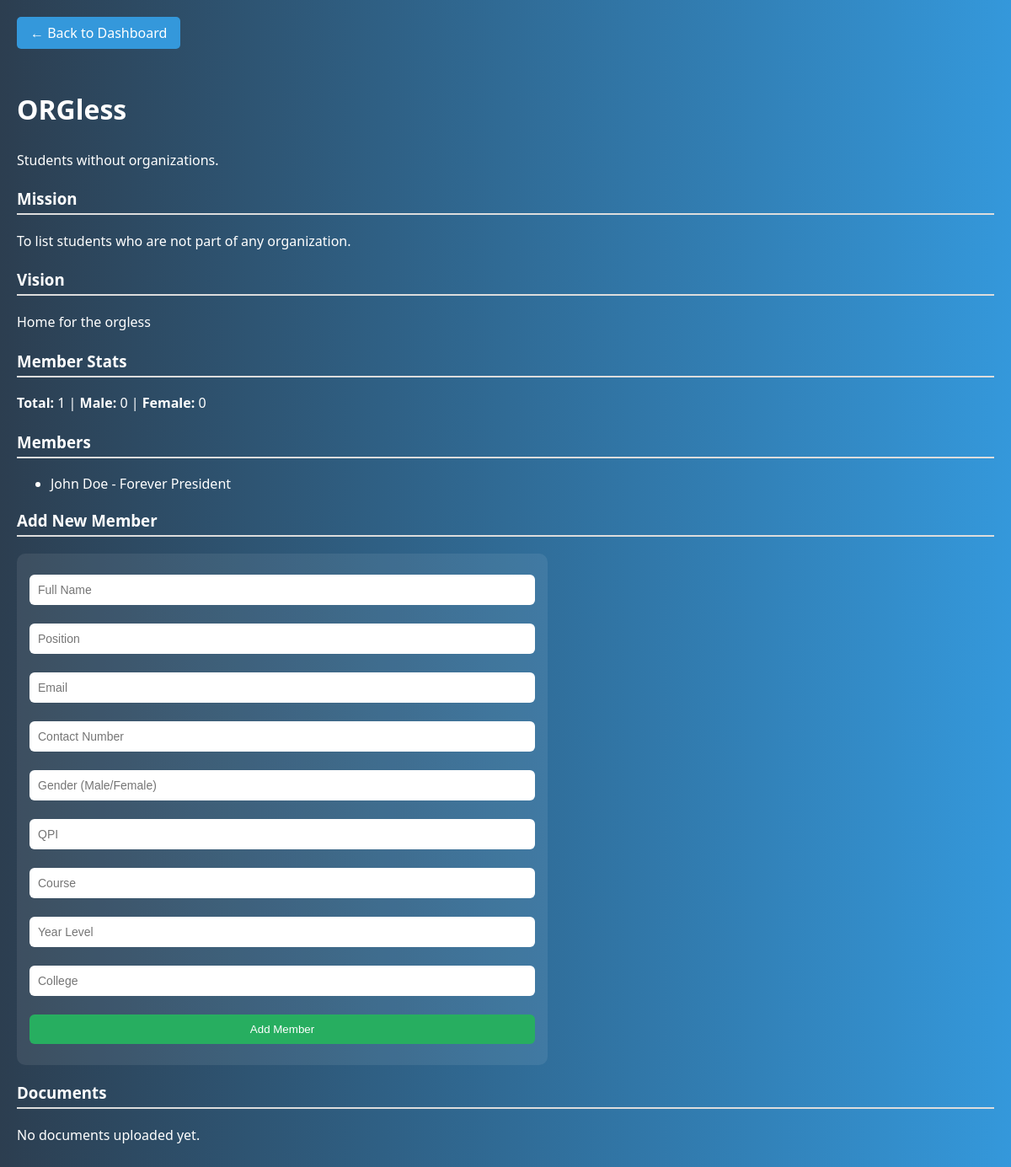
The app's page /organization/27 with its own data.
### tables this page shows
CREATE TABLE organizations (
        id INTEGER PRIMARY KEY AUTOINCREMENT,
        name TEXT NOT NULL,
        description TEXT,
        mission TEXT,
        vision TEXT,
        status TEXT DEFAULT 'Pending'
    );

CREATE TABLE members (
        id INTEGER PRIMARY KEY AUTOINCREMENT,
        org_id INTEGER,
        full_name TEXT,
        position TEXT,
        email TEXT,
        contact_no TEXT,
        sex TEXT,
        qpi REAL,
        course TEXT,
        year_level TEXT,
        college TEXT,
        FOREIGN KEY (org_id) REFERENCES organizations(id)
    );

### app.py (the view, shortened to what this page needs)
@app.route('/organization/<int:org_id>', methods=['GET', 'POST'])
def view_organization(org_id):
    db = get_db()
    org = db.execute('SELECT * FROM organizations WHERE id = ?', (org_id,)).fetchone()
    members = db.execute('''
        SELECT position, full_name, sex AS gender, qpi, id
        FROM members
        WHERE org_id = ?
    ''', (org_id,)).fetchall()
    documents = db.execute('SELECT * FROM documents WHERE org_id = ?', (org_id,)).fetchall()
    total_members = len(members)
    male_count = sum(1 for m in members if m['gender'] == 'Male')
    female_count = sum(1 for m in members if m['gender'] == 'Female')
    return render_template('organization_view.html',
                           org=org,
                           members=members,
                           documents=documents,
                           total_members=total_members,
                           male_count=male_count,
                           female_count=female_count)

### app.py (called while the page is built)
def get_db():
    db = getattr(g, '_database', None)
    if db is None:
        db = g._database = sqlite3.connect(DATABASE)
        db.row_factory = sqlite3.Row
    return db

@app.teardown_appcontext
def close_connection(exception):
    db = getattr(g, '_database', None)
    if db is not None:
        db.close()

### templates/organization_view.html (shortened to what this page needs)
{% extends 'base.html' %}
{% block content %}
<a href="{{ url_for('sacdev_dashboard') }}" class="back-btn">← Back to Dashboard</a>
<h2>{{ org.name }}</h2>
<p>{{ org.description }}</p>
<h3>Mission</h3>
<p>{{ org.mission }}</p>
<h3>Vision</h3>
<p>{{ org.vision }}</p>
<h3>Member Stats</h3>
<p><strong>Total:</strong> {{ total_members }} | <strong>Male:</strong> {{ male_count }} | <strong>Female:</strong> {{ female_count }}</p>
<h3>Members</h3>
<ul>
  {% for member in members %}
    <li>{{ member.full_name }} - {{ member.position }}</li>
  {% else %}
    <p>No members yet.</p>
  {% endfor %}
</ul>
<h3>Add New Member</h3>
<form method="POST" style="max-width: 600px;">
  <input type="text" name="full_name" placeholder="Full Name" required>
  <input type="text" name="position" placeholder="Position" required>
  <input type="email" name="email" placeholder="Email">
  <input type="text" name="contact_no" placeholder="Contact Number">
  <input type="text" name="sex" placeholder="Gender (Male/Female)">
  <input type="number" step="0.01" name="qpi" placeholder="QPI">
  <input type="text" name="course" placeholder="Course">
  <input type="text" name="year_level" placeholder="Year Level">
  <input type="text" name="college" placeholder="College">
  <button type="submit" class="submit-btn" style="width: 100%;">Add Member</button>
</form>
<h3>Documents</h3>
{% if documents %}
<ul>
  {% for doc in documents %}
    <li>{{ doc.title }} - <a href="{{ url_for('static', filename=doc.file_path) }}" target="_blank">View</a></li>
  {% endfor %}
</ul>
{% else %}
<p>No documents uploaded yet.</p>
{% endif %}
{% endblock %}

### static/styles.css (style rules this page uses)
body { font-family: Arial, sans-serif; background-color: #f4f4f4; }
input, button { width: 100%; margin: 10px 0; padding: 10px; }
button { background-color: #007bff; color: white; border: none; }
body { margin: 0; font-family: 'Segoe UI', sans-serif; background: linear-gradient(to right, #2c3e50, #3498db); color: white; }

### templates/organization_view.html (style rules this page uses)
body { font-family: 'Segoe UI', Tahoma, Geneva, Verdana, sans-serif; background-color: #2c3e50; margin: 0; padding: 20px; color: white; }
h2 { margin-top: 30px; font-size: 2em; }
h3 { margin-top: 20px; border-bottom: 2px solid #ddd; padding-bottom: 5px; }
p { line-height: 1.6; margin-bottom: 15px; color: white; }
a { color: #3498db; text-decoration: none; }
form { margin-top: 20px; background-color: rgba(255, 255, 255, 0.08); padding: 15px; border-radius: 10px; }
input[type="text"], input[type="email"], input[type="number"] { width: 100%; padding: 10px; margin-bottom: 12px; border-radius: 6px; border: none; font-size: 14px; box-sizing: border-box; }
.submit-btn { background-color: #27ae60; color: white; padding: 10px 20px; border: none; border-radius: 6px; cursor: pointer; }
.back-btn { display: inline-block; background: #3498db; padding: 8px 16px; color: white; text-decoration: none; border-radius: 5px; margin-bottom: 20px; }

### records on screen
organizations: name "ORGless", description "Students without organizations.", mission "To list students who are not part of any organization.", vision "Home for the orgless"
members: full_name "John Doe", position "Forever President"

### other values on screen
{{ total_members }} "1"
{{ male_count }} "0"
{{ female_count }} "0"
